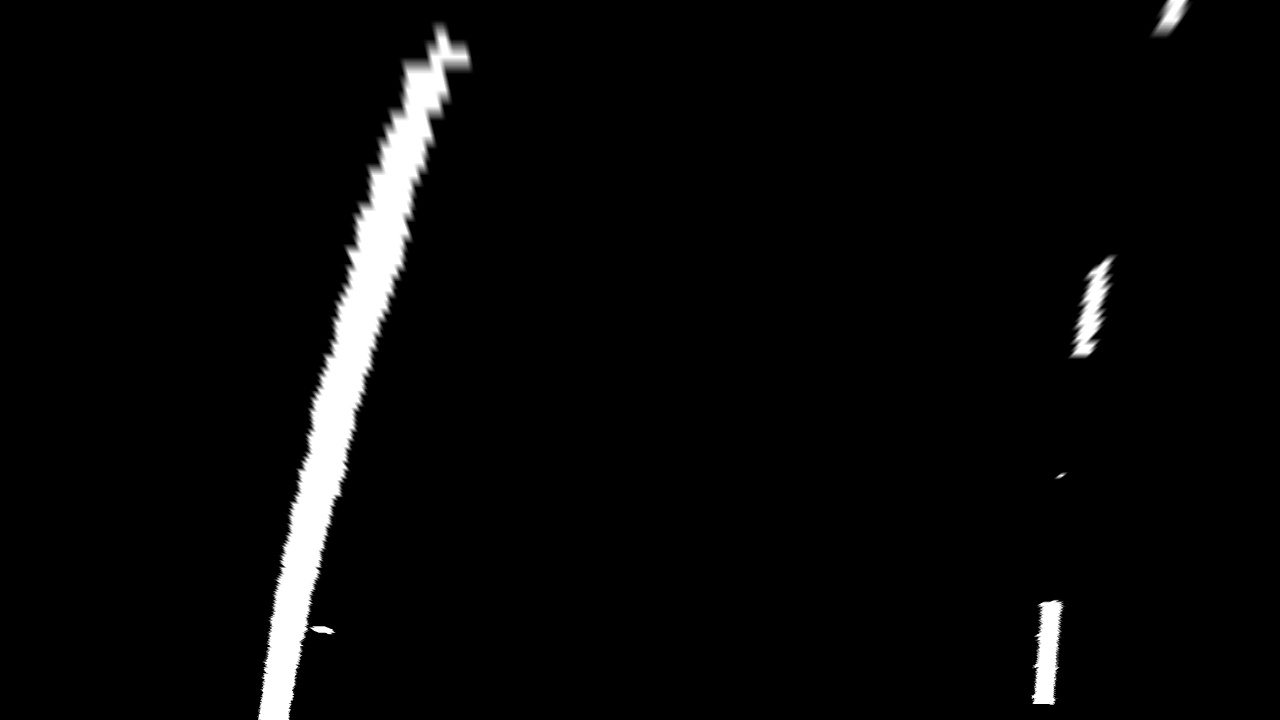
#> input picture AdvancedLineLines-P4/output_images/test3_transform.jpg, 1280 x 720 px
$ python sliding_window.py
#> lines starting #> are read from the running program, lines starting #| are printed output that depends on the picture; after the words box and inside, x2 and y2 are one past the last pixel; in counts of white or black regions, pixels touching at a corner belong together
import numpy as np
import matplotlib.pyplot as plt
import matplotlib.image as mpimg
import cv2

# Read in a thresholded image
warped = mpimg.imread('output_images/test3_transform.jpg')
#> warped is the input picture: shape (720, 1280); min 0, max 255, mean 8.9
# window settings
window_width = 50
window_height = 80 # Break image into 9 vertical layers since image height is 720
margin = 100 # How much to slide left and right for searching

def window_mask(width, height, img_ref, center,level):
    output = np.zeros_like(img_ref)
    output[int(img_ref.shape[0]-(level+1)*height):int(img_ref.shape[0]-level*height),max(0,int(center-width/2)):min(int(center+width/2),img_ref.shape[1])] = 1
    return output

def find_window_centroids(image, window_width, window_height, margin):

#> called with window_width = 50, window_height = 80, margin = 100
    window_centroids = [] # Store the (left,right) window centroid positions per level
    window = np.ones(window_width) # Create our window template that we will use for convolutions

    # First find the two starting positions for the left and right lane by using np.sum to get the vertical image slice
    # and then np.convolve the vertical image slice with the window template

    # Sum quarter bottom of image to get slice, could use a different ratio
    l_sum = np.sum(image[int(3*image.shape[0]/4):,:int(image.shape[1]/2)], axis=0)
#> l_sum = 640 values, max 45446 at index 287, min 0 at index 0, mean 2520
    l_center = np.argmax(np.convolve(window,l_sum))-window_width/2
#> l_center = 289
    r_sum = np.sum(image[int(3*image.shape[0]/4):,int(image.shape[1]/2):], axis=0)
#> r_sum = 640 values, max 26370 at index 412, min 0 at index 0, mean 816.5
    r_center = np.argmax(np.convolve(window,r_sum))-window_width/2+int(image.shape[1]/2)
#> r_center = 1046

    # Add what we found for the first layer
    window_centroids.append((l_center,r_center))

    # Go through each layer looking for max pixel locations
    for level in range(1,(int)(image.shape[0]/window_height)):
        # convolve the window into the vertical slice of the image
        image_layer = np.sum(image[int(image.shape[0]-(level+1)*window_height):int(image.shape[0]-level*window_height),:], axis=0)
        conv_signal = np.convolve(window, image_layer)
        # Find the best left centroid by using past left center as a reference
        # Use window_width/2 as offset because convolution signal reference is at right side of window, not center of window
        offset = window_width/2
        l_min_index = int(max(l_center+offset-margin,0))
        l_max_index = int(min(l_center+offset+margin,image.shape[1]))
        l_center = np.argmax(conv_signal[l_min_index:l_max_index])+l_min_index-offset
        # Find the best right centroid by using past right center as a reference
        r_min_index = int(max(r_center+offset-margin,0))
        r_max_index = int(min(r_center+offset+margin,image.shape[1]))
        r_center = np.argmax(conv_signal[r_min_index:r_max_index])+r_min_index-offset
        # Add what we found for that layer
        window_centroids.append((l_center,r_center))
#> this loop made 8 passes
#> (l_min_index, l_max_index, l_center, r_min_index, r_max_index, r_center) on passes 1 to 8: (214, 414, 294, 971, 1171, 1046), (219, 419, 310, 971, 1171, 946), (235, 435, 329, 871, 1071, 1045), (254, 454, 348, 970, 1170, 1086), (273, 473, 370, 1011, 1211, 1094), (295, 495, 387, 1019, 1219, 994), (312, 512, 413, 919, 1119, 894), (338, 538, 441, 819, 1019, 794)
#> after the loop, window_centroids = [(289, 1046), (294, 1046), (310, 946), (329, 1045), (348, 1086), (370, 1094), (387, 994), (413, 894), (441, 794)]

    return window_centroids

window_centroids = find_window_centroids(warped, window_width, window_height, margin)

# If we found any window centers
if len(window_centroids) > 0:

    # Points used to draw all the left and right windows
    l_points = np.zeros_like(warped)
    r_points = np.zeros_like(warped)

    # Go through each level and draw the windows
    for level in range(0,len(window_centroids)):
        # Window_mask is a function to draw window areas
        l_mask = window_mask(window_width,window_height,warped,window_centroids[level][0],level)
        r_mask = window_mask(window_width,window_height,warped,window_centroids[level][1],level)
	    # Add graphic points from window mask here to total pixels found
        l_points[(l_points == 255) | ((l_mask == 1) ) ] = 255
        r_points[(r_points == 255) | ((r_mask == 1) ) ] = 255
#> this loop made 9 passes
#> pass 1, `l_mask = window_mask(window_width,window_height,warped,window_centroid..`:
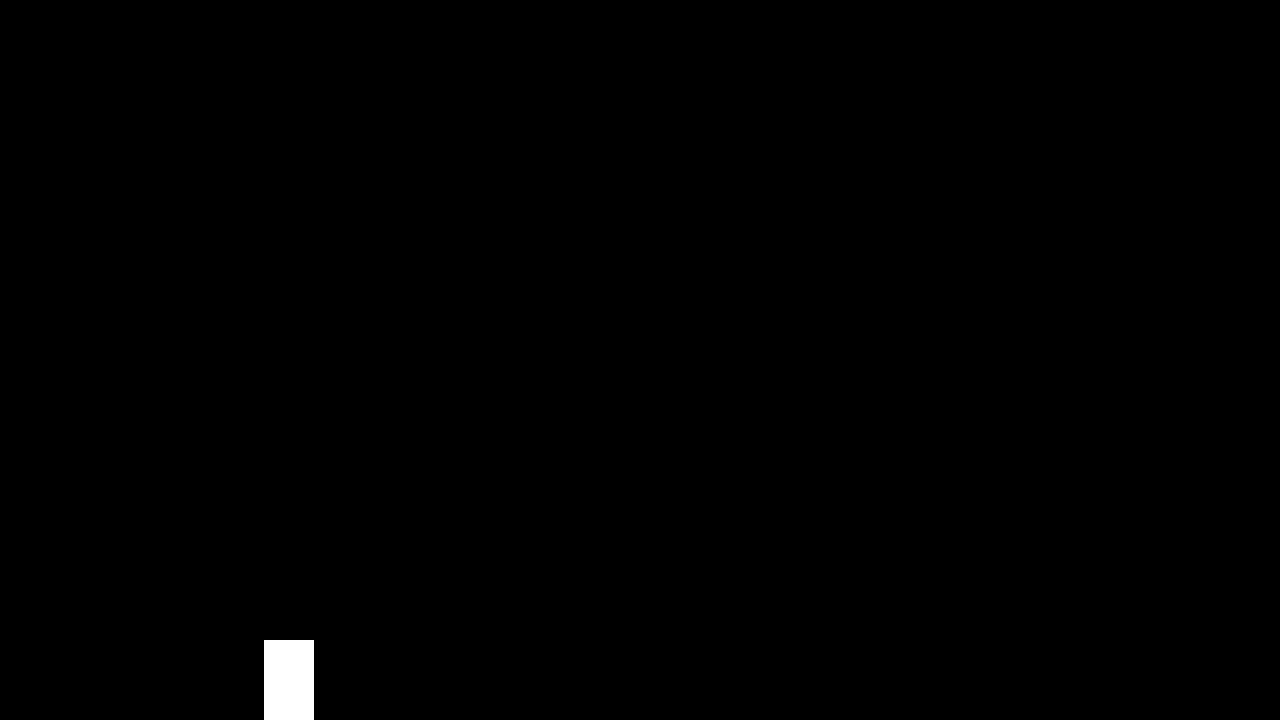
#> l_mask: shape (720, 1280); values 0 (black) and 1 (white), 0.43% white; 1 white region, box (x1, y1, x2, y2) and area: (264, 640, 314, 720) 4000
#> after the loop:
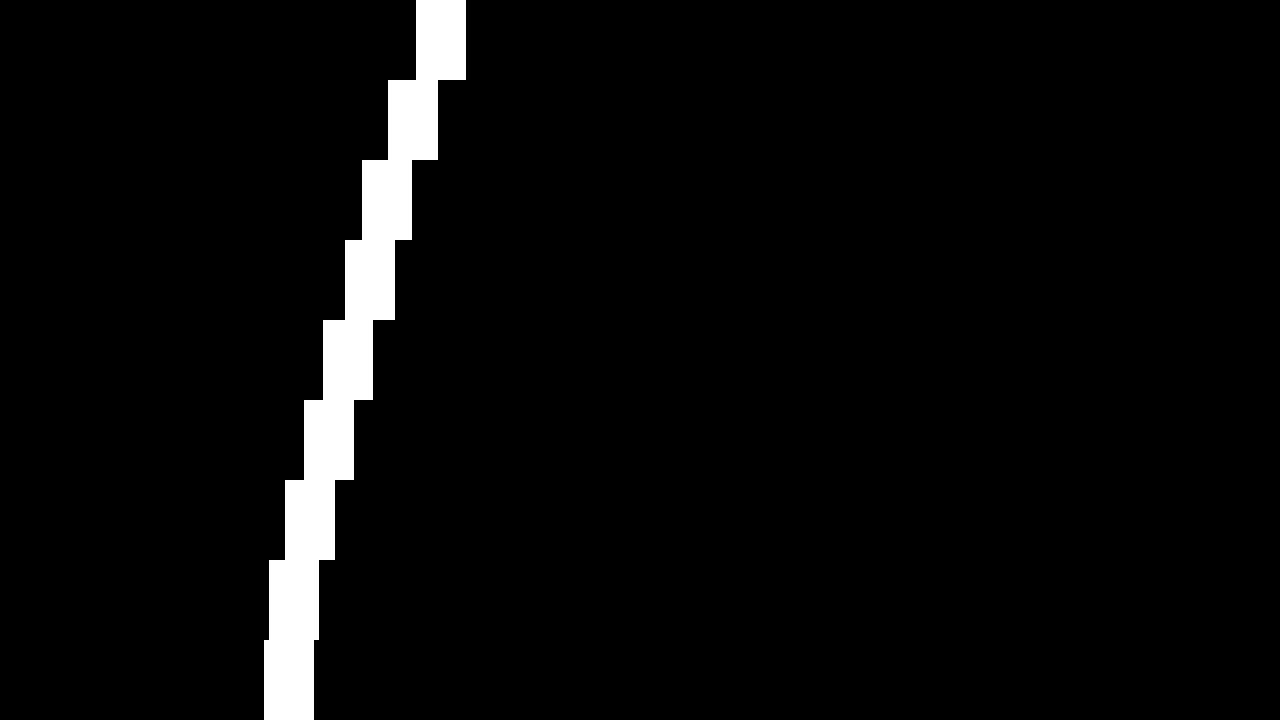
#> l_points: shape (720, 1280); 3.9% white; 1 white region, box (x1, y1, x2, y2) and area: (264, 0, 466, 720) 36000
#> after the loop:
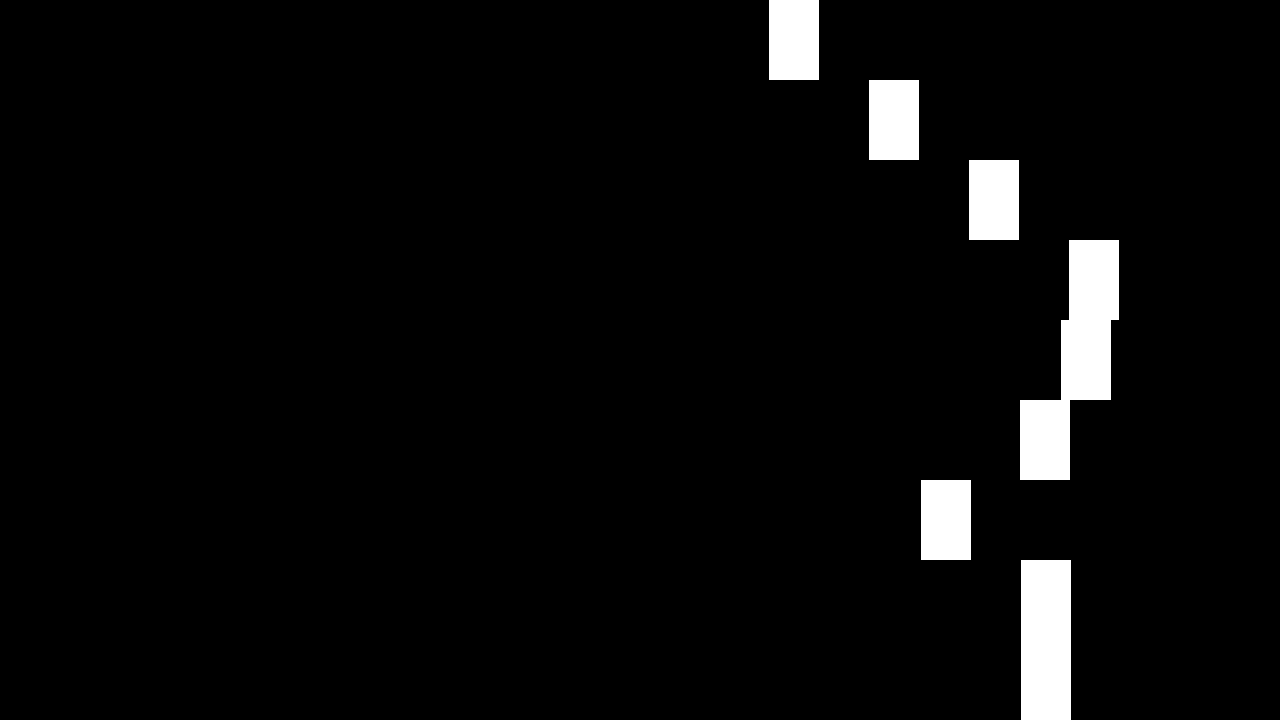
#> r_points: shape (720, 1280); 3.9% white; 6 white regions, box (x1, y1, x2, y2) and area: (1020, 240, 1119, 480) 12000, (1021, 560, 1071, 720) 8000, (769, 0, 819, 80) 4000, (869, 80, 919, 160) 4000, (969, 160, 1019, 240) 4000, (921, 480, 971, 560) 4000

    # Draw the results
    template = np.array(r_points+l_points,np.uint8) # add both left and right window pixels together
#> template: shape (720, 1280); 7.8% white; 7 white regions, largest, box (x1, y1, x2, y2) and area: (264, 0, 466, 720) 36000, (1020, 240, 1119, 480) 12000, (1021, 560, 1071, 720) 8000
    zero_channel = np.zeros_like(template) # create a zero color channel
    template = np.array(cv2.merge((zero_channel,template,zero_channel)),np.uint8) # make window pixels green
#> template: shape (720, 1280, 3)
    warpage= np.dstack((warped, warped, warped))*255 # making the original road pixels 3 color channels
    output = cv2.addWeighted(warpage, 1, template, 0.5, 0.0) # overlay the orignal road image with window results
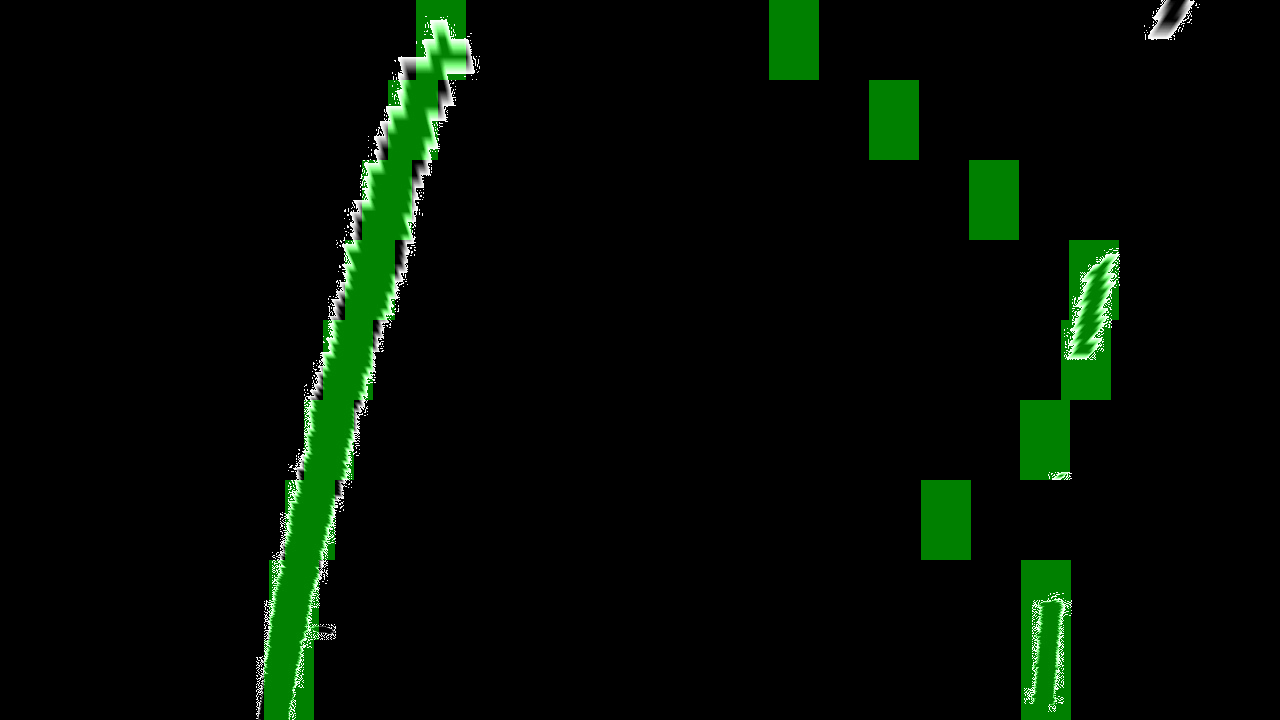
#> output: shape (720, 1280, 3); mean of channels 0, 1, 2 3.3, 12.6, 3.3; drawn as R, G, B

# If no window centers found, just display orginal road image
else:
    output = np.array(cv2.merge((warped,warped,warped)),np.uint8)

# Display the final results
plt.imshow(output)
plt.title('window fitting results')
plt.show()
